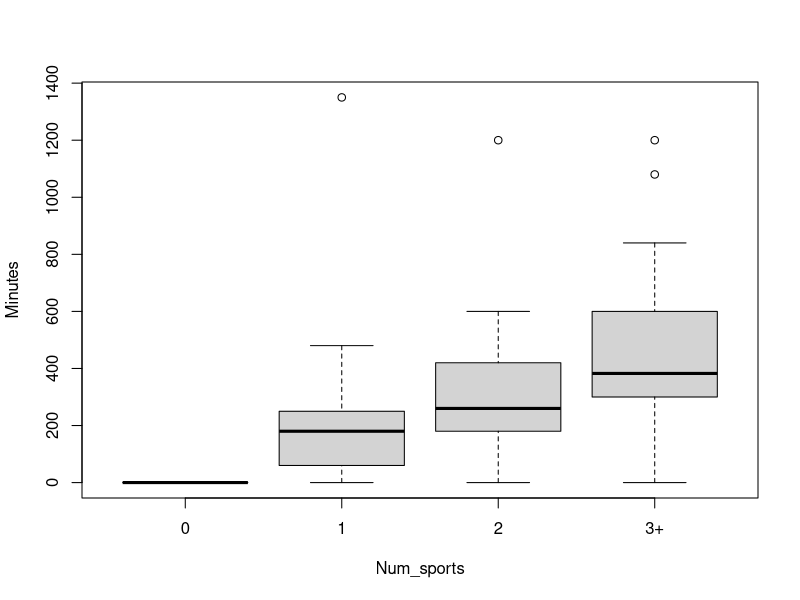

Recreate this plot in R.
setwd("C:\\Users\\victoria\\OneDrive - Universidad Rey Juan Carlos\\Escritorio\\MASTER\\Statistics for data analysis\\Project\\Statistics")


x = read.csv("MINUTES_N_SPORTS.csv",sep = ";", dec = ",")
attach(x)
names(x)
# Test for differences in the mean minutes of sport per week
#of people doing different number of type of sports (from 0 to +3).


dev.new()
boxplot(Minutes~Num_sports)
summary(aov(Minutes~Num_sports))


# Null hypothesis can be rejected as p value is smaller than alpha, or similarly, 
# the factor is statistically significant , so there is enough evidence to affirm 
# that THERE IS AT LEAST A PAIR OF GROUPS WITH DIFFERENT MEANS.